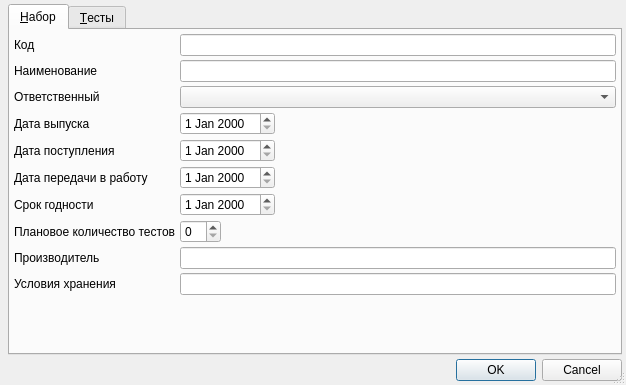
<?xml version="1.0" encoding="UTF-8"?>
<ui version="4.0">
 <class>RBSuiteReagentEditorDialog</class>
 <widget class="QDialog" name="RBSuiteReagentEditorDialog">
  <property name="geometry">
   <rect>
    <x>0</x>
    <y>0</y>
    <width>626</width>
    <height>385</height>
   </rect>
  </property>
  <property name="windowTitle">
   <string>Dialog</string>
  </property>
  <property name="sizeGripEnabled">
   <bool>true</bool>
  </property>
  <layout class="QGridLayout" name="gridLayout">
   <property name="margin">
    <number>4</number>
   </property>
   <property name="spacing">
    <number>4</number>
   </property>
   <item row="1" column="0" colspan="2">
    <widget class="QDialogButtonBox" name="buttonBox">
     <property name="orientation">
      <enum>Qt::Horizontal</enum>
     </property>
     <property name="standardButtons">
      <set>QDialogButtonBox::Cancel|QDialogButtonBox::Ok</set>
     </property>
    </widget>
   </item>
   <item row="0" column="1">
    <widget class="QTabWidget" name="tabWidget">
     <property name="currentIndex">
      <number>0</number>
     </property>
     <widget class="QWidget" name="tabSuiteReagent">
      <attribute name="title">
       <string>&amp;Набор</string>
      </attribute>
      <layout class="QGridLayout" name="gridLayout_2">
       <property name="margin">
        <number>4</number>
       </property>
       <property name="spacing">
        <number>4</number>
       </property>
       <item row="0" column="0">
        <widget class="QLabel" name="lblCode">
         <property name="sizePolicy">
          <sizepolicy hsizetype="Maximum" vsizetype="Preferred">
           <horstretch>0</horstretch>
           <verstretch>0</verstretch>
          </sizepolicy>
         </property>
         <property name="text">
          <string>Код</string>
         </property>
        </widget>
       </item>
       <item row="0" column="1">
        <widget class="QLineEdit" name="edtCode"/>
       </item>
       <item row="1" column="0">
        <widget class="QLabel" name="lblName">
         <property name="text">
          <string>Наименование</string>
         </property>
        </widget>
       </item>
       <item row="1" column="1">
        <widget class="QLineEdit" name="edtName"/>
       </item>
       <item row="2" column="0">
        <widget class="QLabel" name="lblRecipientPerson">
         <property name="text">
          <string>Ответственный</string>
         </property>
        </widget>
       </item>
       <item row="2" column="1">
        <widget class="CPersonComboBoxEx" name="cmbRecipientPerson"/>
       </item>
       <item row="3" column="0">
        <widget class="QLabel" name="lblReleaseDate">
         <property name="text">
          <string>Дата выпуска</string>
         </property>
        </widget>
       </item>
       <item row="3" column="1">
        <widget class="CDateEdit" name="edtReleaseDate">
         <property name="sizePolicy">
          <sizepolicy hsizetype="Maximum" vsizetype="Fixed">
           <horstretch>0</horstretch>
           <verstretch>0</verstretch>
          </sizepolicy>
         </property>
        </widget>
       </item>
       <item row="4" column="0">
        <widget class="QLabel" name="lblSupplyDate">
         <property name="text">
          <string>Дата поступления</string>
         </property>
        </widget>
       </item>
       <item row="4" column="1">
        <widget class="CDateEdit" name="edtSupplyDate">
         <property name="sizePolicy">
          <sizepolicy hsizetype="Maximum" vsizetype="Fixed">
           <horstretch>0</horstretch>
           <verstretch>0</verstretch>
          </sizepolicy>
         </property>
        </widget>
       </item>
       <item row="6" column="0">
        <widget class="QLabel" name="lblExpiryDate">
         <property name="text">
          <string>Срок годности</string>
         </property>
        </widget>
       </item>
       <item row="6" column="1">
        <widget class="CDateEdit" name="edtExpiryDate">
         <property name="sizePolicy">
          <sizepolicy hsizetype="Maximum" vsizetype="Fixed">
           <horstretch>0</horstretch>
           <verstretch>0</verstretch>
          </sizepolicy>
         </property>
        </widget>
       </item>
       <item row="7" column="0">
        <widget class="QLabel" name="lblPlanTestQuantity">
         <property name="text">
          <string>Плановое количество тестов</string>
         </property>
        </widget>
       </item>
       <item row="7" column="1">
        <widget class="QSpinBox" name="edtPlanTestQuantity">
         <property name="sizePolicy">
          <sizepolicy hsizetype="Maximum" vsizetype="Fixed">
           <horstretch>0</horstretch>
           <verstretch>0</verstretch>
          </sizepolicy>
         </property>
        </widget>
       </item>
       <item row="8" column="0">
        <widget class="QLabel" name="lblManufacturer">
         <property name="text">
          <string>Производитель</string>
         </property>
        </widget>
       </item>
       <item row="8" column="1">
        <widget class="QLineEdit" name="edtManufacturer"/>
       </item>
       <item row="9" column="0">
        <widget class="QLabel" name="lblStorageConditions">
         <property name="text">
          <string>Условия хранения</string>
         </property>
        </widget>
       </item>
       <item row="9" column="1">
        <widget class="QLineEdit" name="edtStorageConditions"/>
       </item>
       <item row="10" column="1">
        <spacer name="verticalSpacer">
         <property name="orientation">
          <enum>Qt::Vertical</enum>
         </property>
         <property name="sizeHint" stdset="0">
          <size>
           <width>20</width>
           <height>40</height>
          </size>
         </property>
        </spacer>
       </item>
       <item row="5" column="0">
        <widget class="QLabel" name="lblStartOperationDate">
         <property name="text">
          <string>Дата передачи в работу</string>
         </property>
        </widget>
       </item>
       <item row="5" column="1">
        <widget class="CDateEdit" name="edtStartOperationDate">
         <property name="sizePolicy">
          <sizepolicy hsizetype="Maximum" vsizetype="Fixed">
           <horstretch>0</horstretch>
           <verstretch>0</verstretch>
          </sizepolicy>
         </property>
        </widget>
       </item>
      </layout>
     </widget>
     <widget class="QWidget" name="tabtTests">
      <attribute name="title">
       <string>&amp;Тесты</string>
      </attribute>
      <layout class="QVBoxLayout" name="verticalLayout">
       <property name="spacing">
        <number>4</number>
       </property>
       <property name="margin">
        <number>4</number>
       </property>
       <item>
        <widget class="CInDocTableView" name="tblTests"/>
       </item>
      </layout>
     </widget>
    </widget>
   </item>
  </layout>
 </widget>
 <customwidgets>
  <customwidget>
   <class>CDateEdit</class>
   <extends>QDateEdit</extends>
   <header>library/DateEdit</header>
  </customwidget>
  <customwidget>
   <class>CPersonComboBoxEx</class>
   <extends>QComboBox</extends>
   <header>Orgs/PersonComboBoxEx.h</header>
  </customwidget>
  <customwidget>
   <class>CInDocTableView</class>
   <extends>QTableView</extends>
   <header>library/InDocTable.h</header>
  </customwidget>
 </customwidgets>
 <tabstops>
  <tabstop>tabWidget</tabstop>
  <tabstop>edtCode</tabstop>
  <tabstop>edtName</tabstop>
  <tabstop>cmbRecipientPerson</tabstop>
  <tabstop>edtReleaseDate</tabstop>
  <tabstop>edtSupplyDate</tabstop>
  <tabstop>edtStartOperationDate</tabstop>
  <tabstop>edtExpiryDate</tabstop>
  <tabstop>edtPlanTestQuantity</tabstop>
  <tabstop>edtManufacturer</tabstop>
  <tabstop>edtStorageConditions</tabstop>
  <tabstop>tblTests</tabstop>
  <tabstop>buttonBox</tabstop>
 </tabstops>
 <resources/>
 <connections>
  <connection>
   <sender>buttonBox</sender>
   <signal>accepted()</signal>
   <receiver>RBSuiteReagentEditorDialog</receiver>
   <slot>accept()</slot>
   <hints>
    <hint type="sourcelabel">
     <x>248</x>
     <y>254</y>
    </hint>
    <hint type="destinationlabel">
     <x>157</x>
     <y>274</y>
    </hint>
   </hints>
  </connection>
  <connection>
   <sender>buttonBox</sender>
   <signal>rejected()</signal>
   <receiver>RBSuiteReagentEditorDialog</receiver>
   <slot>reject()</slot>
   <hints>
    <hint type="sourcelabel">
     <x>316</x>
     <y>260</y>
    </hint>
    <hint type="destinationlabel">
     <x>286</x>
     <y>274</y>
    </hint>
   </hints>
  </connection>
 </connections>
</ui>
